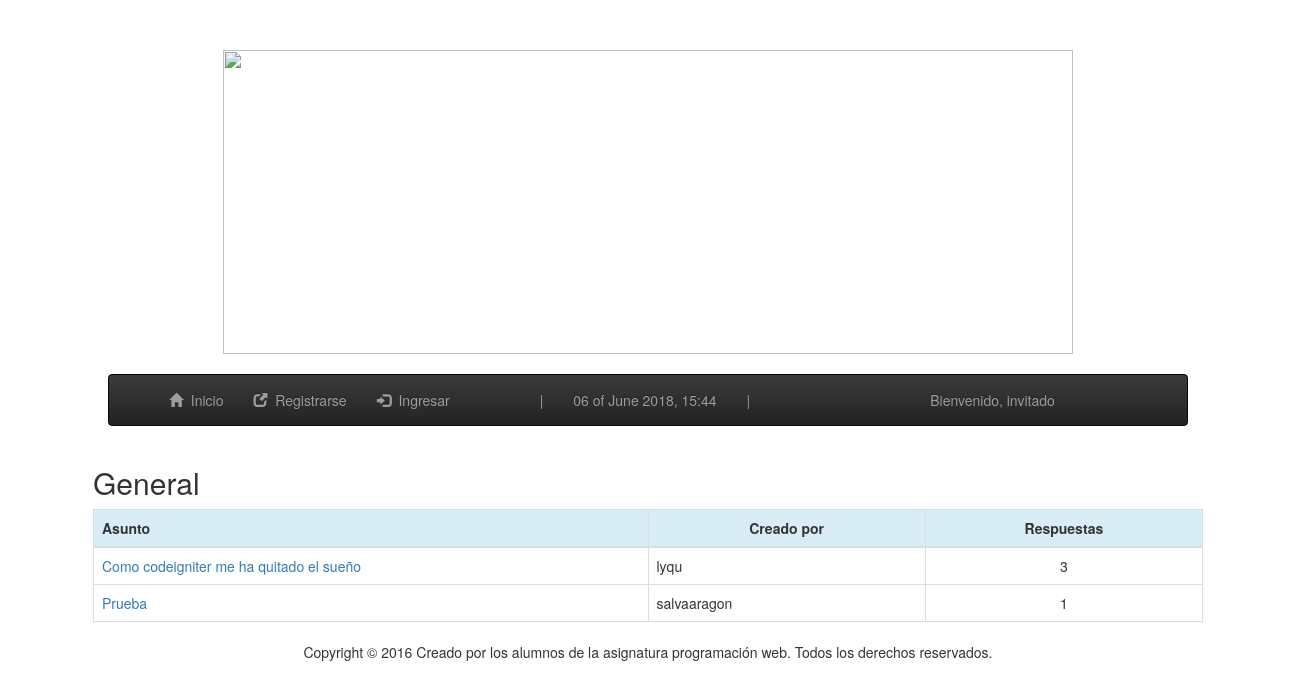
Screenshot of /index.php/foro/subforoSinLogin/3 with the database file from the repository.
### tables this page shows
CREATE TABLE `subforo` (
  `Id` int(11) NOT NULL,
  `Id_Seccion` int(11) NOT NULL,
  `Nombre` varchar(32) NOT NULL,
  `Descripcion` varchar(512) NOT NULL
);

CREATE TABLE `post` (
  `Id` int(11) NOT NULL,
  `Id_Subforo` int(11) NOT NULL,
  `Id_Usuario` int(11) NOT NULL,
  `Nombre` varchar(128) NOT NULL,
  `Palabras` varchar(64) NOT NULL,
  `Descripcion` varchar(8192) NOT NULL,
  `fechaCreacion` date DEFAULT NULL
);

CREATE TABLE `usuario` (
  `Id` int(11) NOT NULL,
  `Nick` varchar(16) NOT NULL,
  `Password` varchar(32) NOT NULL,
  `Nombre` varchar(32) DEFAULT NULL,
  `Apellidos` varchar(128) DEFAULT NULL,
  `Correo` varchar(32) NOT NULL,
  `NumeroReportes` int(11) NOT NULL,
  `EstaBaneado` tinyint(1) NOT NULL,
  `EsAdmin` tinyint(1) NOT NULL,
  `imagen` varchar(32) NOT NULL
);

### application/controllers/foro.php (called while the page is built, shortened)
<?php
	class Foro extends CI_Controller
	{
		function subforoSinLogin($id = 0)
		{
			if((int)$id <= 0)
			{
				echo "Error, no existe un subforo con esta id.";
			}
			else
			{
				$this->load->helper('date');
				$this->load->helper('url');
				$this->load->model("foro_model", "foro");
				$vars['query'] = $this->foro->getPosts($id);
				$this->load->view("foro/subforonologueado", $vars);
			}
		}
	}
?>

### index.php (called while the page is built, shortened)
<?php
require_once BASEPATH.'core/CodeIgniter.php';

### application/models/foro_model.php (called while the page is built, shortened)
<?php
	class Foro_model extends CI_Model
	{
		function getNombreSubforo($Id = 0)
		{
			$this->db->where("Id", $Id);
			$this->db->select("Nombre");
			$q = $this->db->get("Subforo");
			return $q->result();
		}
		function getPosts($Id_Subforo = 0)
		{
			$this->db->where("Id_Subforo", $Id_Subforo);
			$q = $this->db->get("Post");
			return $q;
		}
		function getNumComentarios($Id_Post)
		{
			$this->db->select('COUNT(Id) as total');
			$this->db->where("Id_Post", $Id_Post);
			$q = $this->db->get('Comentario');
			return $q;
		}
		function getNickUsuario($Id_Usuario)
		{
			$this->db->where("Id", $Id_Usuario);
			$q = $this->db->get("Usuario");
			return $q->result();
		}
	}
?>

### application/views/foro/subforonologueado.php (the view, shortened to what this page needs)
<!DOCTYPE HTML>
<html>
<head>
	<link rel="stylesheet" type="text/css" href="<?php echo base_url(); ?>estilos/estilo.css" />
<link rel="stylesheet" href="https://maxcdn.bootstrapcdn.com/bootstrap/3.3.7/css/bootstrap.min.css">
<link rel="stylesheet" href="https://maxcdn.bootstrapcdn.com/bootstrap/3.3.7/css/bootstrap-theme.min.css">
</head>
<body>
    <div class="container" >
		<center><img src="<?=base_url()?>imagenes/logoforo" WIDTH = 850 height =304>
	</div>
		<br>
    <nav class="navbar navbar-inverse col-md-10 col-md-offset-1">
      <div class="container">
        <div id="navbar" class="collapse navbar-collapse">
          <ul class="nav navbar-nav">
					<li><a href="<?=base_url()?>">
            	<span class="glyphicon glyphicon-home"></span>&nbsp;
            	Inicio</a></li>
            <li><a href="<?=base_url()?>index.php/foro/registro">
            	<span class="glyphicon glyphicon-new-window"></span>&nbsp;
            	Registrarse</a></li>
            <li><a href="<?=base_url()?>index.php/foro/inicio_sesion">
            	<span class="glyphicon glyphicon-log-in"></span>&nbsp;
            	Ingresar</a></li>
            <li><a></a></li>
        	<li><a></a></li></li><li><a>|</a></li>
            		<li><a><?php date_default_timezone_set("Europe/Madrid");
        					$datestring = '%d of %F %Y, %H:%i';
        					$time = time();
					 		echo mdate($datestring, $time);
					 	?>
					</a></li>
			<li><a>|</a></li>
			<li><a></a></li>
			<li><a></a></li>
			<li><a></a></li>
			<li><a></a></li>
			<li><a></a></li>
			<li><a>Bienvenido, invitado</a></li>
          </ul>
        </div>
      </div>
    </nav>
    <div class="container">
        <p>
<?php
	echo '<div class="col-md-12">';
	echo '<table class="table table-bordered"><thead>';
	$nombre = $this->foro->getNombreSubforo((int)$this->uri->segment(3));
			foreach($nombre as $row)
		echo '<h2>'.$row->Nombre.'</h2>';
	echo '<tr class="info">';
	echo '<th class="col-sm-4">Asunto</th>';
	echo '<th class="col-sm-1"><center>Creado por</th>';
	echo '<th class="col-sm-1"><center>Respuestas</th>';
	echo '</tr>';
	echo '</thead>';
	echo '<tbody>';
	echo '<ul>';
	if($query->num_rows() > 0)
	{
		foreach($query->result() as $row)
		{
			echo '<tr><td class="col-sm-2"><a href="'.base_url().'index.php/foro/postNoLogueado/'.$row->Id.'">'
				.$row->Nombre.'</a></td>';
			$usuario = $this->foro->getNickUsuario($row->Id_Usuario);
			foreach($usuario as $row2)
				echo '<td class="col-sm-2">'.$row2->Nick.'</td>';
			$comentarios = $this->foro->getNumComentarios($row->Id);
			foreach($comentarios->result() as $row3)
				echo '<td class="col-sm-2"><center>'.$row3->total.'</td>';
		}
		echo '</ul>';
	}
		else
		{
			echo '<tr><td colspan="4">No hay ningun post creado</td></tr>';
		}
		echo '</tbody></table></div>';
	?>
	</p>
    </div>
    <center>Copyright © 2016 Creado por los alumnos de la asignatura programación web. Todos los derechos
    reservados.
    <br>
</body>
</html>

### estilos/estilo.css (style rules this page uses)
body { padding-top: 50px; }

### rows the page displays
subforo: Nombre "General"
post: Nombre "Como codeigniter me ha quitado el sueño", total "3"
usuario: Nick "lyqu"
post: Nombre "Prueba", total "1"
usuario: Nick "salvaaragon"
